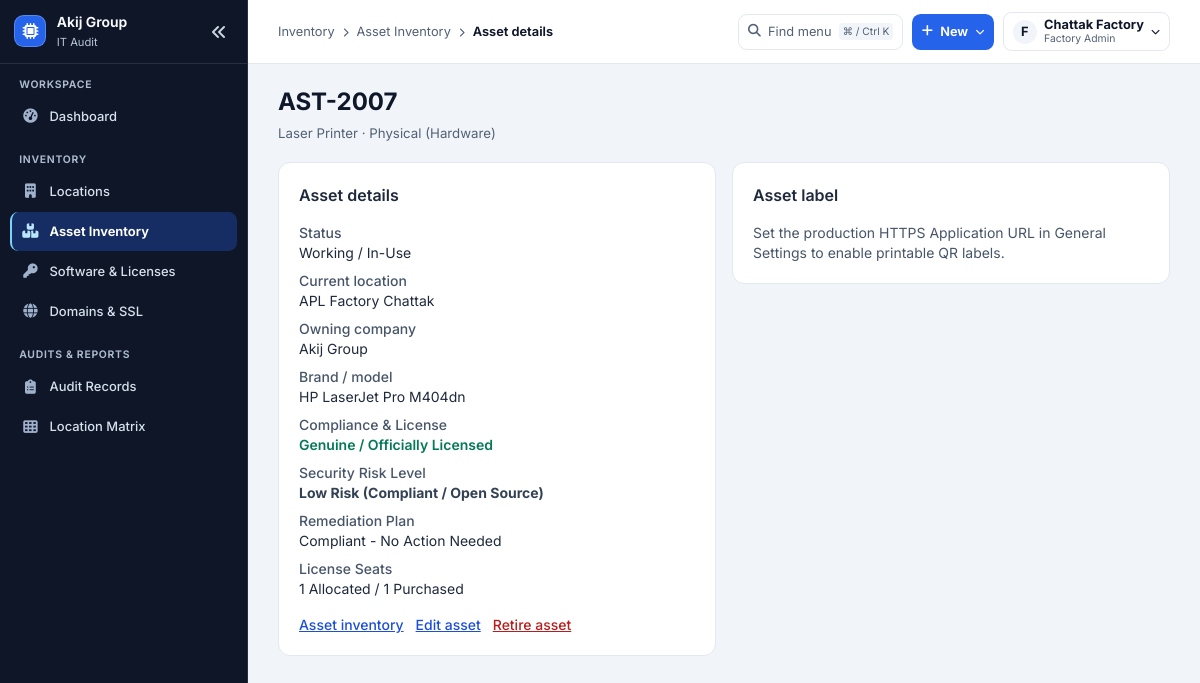
The app's page /assets/14/ (signed in) with its own data.
### apps/locations/models.py (models this page shows, shortened)
class Company(TimeStampedModel):
    name = models.CharField(max_length=150, default="Akij Group")
    short_code = models.CharField(max_length=20, default="AKIJ", unique=True)
    description = models.TextField(blank=True, null=True)
    class Meta:
        verbose_name_plural = "Companies"
        ordering = ['name']

class Location(TimeStampedModel):
    LOCATION_TYPES = (
        ('HEAD_OFFICE', 'Head Office'),
        ('FACTORY', 'Factory'),
        ('WAREHOUSE', 'Warehouse'),
        ('DEPOT', 'Depot'),
        ('BRANCH', 'Branch'),
    )
    DIVISION_CHOICES = (
        ('Dhaka', 'Dhaka'),
        ('Chattogram', 'Chattogram'),
        ('Sylhet', 'Sylhet'),
        ('Rajshahi', 'Rajshahi'),
        ('Khulna', 'Khulna'),
        ('Barishal', 'Barishal'),
        ('Rangpur', 'Rangpur'),
        ('Mymensingh', 'Mymensingh'),
    )
    company = models.ForeignKey(Company, on_delete=models.CASCADE, related_name='locations')
    location_id = models.CharField(max_length=30, unique=True, null=True, blank=True, verbose_name="Location ID", db_index=True)
    name = models.CharField(max_length=150, verbose_name="Location Name")
    code = models.CharField(max_length=50, unique=True, verbose_name="Location Code")
    location_type = models.CharField(max_length=20, choices=LOCATION_TYPES, default='FACTORY', verbose_name="Location Type")
    address = models.TextField(blank=True, null=True, verbose_name="Address")
    city = models.CharField(max_length=100, blank=True, null=True, verbose_name="City")
    division = models.CharField(max_length=50, choices=DIVISION_CHOICES, blank=True, null=True, verbose_name="Division")
    parent_location = models.ForeignKey('self', on_delete=models.SET_NULL, null=True, blank=True, related_name='sub_locations', verbose_name="Parent Location")
    contact_person = models.CharField(max_length=120, blank=True, null=True, verbose_name="Contact Person")
    contact_number = models.CharField(max_length=50, blank=True, null=True, verbose_name="Contact Number")
    description = models.TextField(blank=True, null=True, verbose_name="Description")
    class Meta:
        ordering = ['location_type', 'name']
    @property
    def in_charge_name(self):
        return self.contact_person or ""
    @property
    def in_charge_phone(self):
        return self.contact_number or ""

### apps/devices/models.py (models this page shows, shortened)
class Asset(TimeStampedModel):
    NATURE_CHOICES = (
        ('PHYSICAL', 'Physical (Hardware)'),
        ('LOGICAL', 'Logical / Virtual (Software/License/Cloud)'),
    )
    STATUS_CHOICES = (
        ('IN_USE', 'Working / In-Use'),
        ('BACKUP', 'Backup / Spare'),
        ('FAULTY', 'Faulty / Under Repair'),
        ('SCRAP', 'Damaged / Scrap'),
    )
    asset_nature = models.CharField(
        max_length=20,
        choices=NATURE_CHOICES,
        default='PHYSICAL',
        verbose_name="Asset Nature",
        db_index=True
    )
    asset_tag = models.CharField(max_length=50, unique=True, blank=True, verbose_name="Asset Tag / ID")
    retired_at = models.DateTimeField(null=True, blank=True, db_index=True)
    device_type = models.ForeignKey(DeviceType, on_delete=models.PROTECT, related_name='assets', verbose_name="Device / Asset Type")
    location = models.ForeignKey('locations.Location', on_delete=models.PROTECT, related_name='assets', verbose_name="Location")
    owning_company = models.ForeignKey('locations.Company', on_delete=models.PROTECT, null=True, blank=True, related_name='owned_assets')
    brand = models.CharField(max_length=100, blank=True, null=True, verbose_name="Brand / Manufacturer")
    model_name = models.CharField(max_length=120, blank=True, null=True, verbose_name="Model Name / No")
    serial_number = models.CharField(max_length=120, blank=True, null=True, verbose_name="Serial Number")
    vendor = models.CharField(max_length=120, blank=True, null=True, verbose_name="Vendor / Publisher")
    version = models.CharField(max_length=100, blank=True, null=True, verbose_name="Version / Edition")
    license_key = models.CharField(max_length=255, blank=True, null=True, verbose_name="License Key / Subscription ID")
    host_server = models.CharField(max_length=150, blank=True, null=True, verbose_name="Host Server / Cloud Cluster")
    SOFTWARE_TYPE_CHOICES = (
        ('OPEN_SOURCE', 'Open Source'),
        ('COMMERCIAL', 'Commercial'),
        ('FREEWARE', 'Freeware'),
        ('SUBSCRIPTION', 'Subscription'),
        ('TRIAL', 'Trial / Evaluation'),
        ('CUSTOM', 'Custom / In-house'),
        ('UNKNOWN', 'Unknown'),
    )
    COMPLIANCE_CHOICES = (
        ('LICENSED', 'Licensed'),
        ('UNLICENSED', 'Unlicensed'),
        ('EXPIRED', 'Expired'),
        ('VERIFICATION_PENDING', 'Verification Pending'),
        ('NON_COMPLIANT', 'Non-compliant'),
        ('APPROVED_EXCEPTION', 'Approved Exception'),
        ('CRACKED_PIRATED', 'Cracked / Pirated (Unlicensed - High Risk)'),
        ('GENUINE', 'Genuine / Officially Licensed'),
        ('FREE_OPEN_SOURCE', 'Free / Open Source (Approved)'),
        ('OEM_BUNDLED', 'OEM Bundled / Pre-installed'),
        ('UNLICENSED_EXPIRED', 'Unlicensed / Expired Trial'),
    )
    RISK_LEVEL_CHOICES = (
        ('LOW', 'Low Risk (Compliant / Open Source)'),
        ('MEDIUM', 'Medium Risk (Expired / Non-Critical)'),
        ('HIGH', 'High Risk (Pirated Application / EDR Detection)'),
        ('CRITICAL', 'Critical Risk (Cracked OS / Server / Production Threat)'),
    )
    REMEDIATION_CHOICES = (
        ('COMPLIANT', 'Compliant - No Action Needed'),
        ('PURCHASE_OFFICIAL', 'Procure Official License (Budget Required)'),
        ('REPLACE_WITH_OPEN_SOURCE', 'Replace with Free / Open Source Alternative'),
        ('REMOVE_IMMEDIATELY', 'Remove / Uninstall Immediately (Security Threat)'),
    )
    software_type = models.CharField(
        max_length=30,
        choices=SOFTWARE_TYPE_CHOICES,
        default='COMMERCIAL',
        blank=True,
        verbose_name="Software Type",
        db_index=True
    )
    compliance_status = models.CharField(
        max_length=30,
        choices=COMPLIANCE_CHOICES,
        default='LICENSED',
        verbose_name="License Compliance Status",
        db_index=True
    )
    risk_level = models.CharField(
        max_length=20,
        choices=RISK_LEVEL_CHOICES,
        default='LOW',
        verbose_name="Risk Level",
        db_index=True
    )
    remediation_plan = models.CharField(
        max_length=35,
        choices=REMEDIATION_CHOICES,
        default='COMPLIANT',
        verbose_name="Remediation / Mitigation Plan"
    )
    seats_purchased = models.PositiveIntegerField(default=1, verbose_name="Total Seats / Licenses")
    seats_allocated = models.PositiveIntegerField(default=1, verbose_name="Allocated / Used Seats")
    department = models.CharField(max_length=100, blank=True, null=True, verbose_name="Department")
    assigned_user = models.CharField(max_length=120, blank=True, null=True, verbose_name="Assigned User / Employee")
    status = models.CharField(max_length=20, choices=STATUS_CHOICES, default='IN_USE', verbose_name="Status")
    ip_address = models.GenericIPAddressField(blank=True, null=True, verbose_name="IP Address")
    mac_address = models.CharField(max_length=50, blank=True, null=True, verbose_name="MAC Address")
    condition = models.CharField(max_length=60, blank=True)
    criticality = models.CharField(max_length=60, blank=True)
    ownership_type = models.CharField(max_length=60, blank=True)
    procurement_type = models.CharField(max_length=60, blank=True)
    currency = models.CharField(max_length=3, blank=True)
    purchase_date = models.DateField(blank=True, null=True, verbose_name="Purchase Date")
    warranty_expiry = models.DateField(blank=True, null=True, verbose_name="Warranty Expiry")
    remarks = models.TextField(blank=True, null=True, verbose_name="Remarks / Specifications")
    class Meta:
        ordering = ['location', '-created_at']

class DeviceType(TimeStampedModel):
    category = models.ForeignKey(DeviceCategory, on_delete=models.CASCADE, related_name='devices')
    name = models.CharField(max_length=120)
    tag_category_code = models.CharField(max_length=4, choices=TAG_CATEGORY_CHOICES, blank=True)
    order = models.PositiveIntegerField(default=1)
    is_count_only = models.BooleanField(default=False, help_text="False for individual asset tracking")
    remarks = models.CharField(max_length=255, blank=True, null=True)
    class Meta:
        ordering = ['category__order', 'order', 'name']
        unique_together = ('category', 'name')

### apps/devices/views.py (the view)
# urls.py: path('assets/<int:asset_id>/', asset_detail_view, name='asset_detail'),
@roles_required(*DASHBOARD_ROUTES)
@require_safe
def asset_detail_view(request, asset_id):
    asset = scoped_asset(request, asset_id)
    return render(request, 'devices/asset_detail.html', {
        'asset': asset, 'label_url': asset_label_url(request, asset),
        'status_label': dict(asset_status_choices(request_preferences(request))).get(asset.status, asset.get_status_display()),
    })

### templates/devices/asset_detail.html (shortened to what this page needs)
{% extends 'base.html' %}
{% block header_title %}{{ asset.asset_tag }}{% endblock %}
{% block header_subtitle %}{{ asset.device_type.name }} · {{ asset.get_asset_nature_display }}{% endblock %}
{% block content %}
<div class="grid max-w-4xl items-start gap-4 md:grid-cols-2">
    <section class="no-print space-y-4 rounded-xl border border-slate-200 bg-white p-5">
        <h2 class="text-base font-semibold">Asset details</h2>
        <dl class="space-y-2 text-sm">
            <div><dt class="font-medium text-slate-600">Status</dt><dd>{% if asset.retired_at %}Retired on {{ asset.retired_at|date:portal.date_format }}{% else %}{{ status_label }}{% endif %}</dd></div>
            <div><dt class="font-medium text-slate-600">Current location</dt><dd>{{ asset.location.name }}</dd></div>
            <div><dt class="font-medium text-slate-600">Owning company</dt><dd>{% if asset.owning_company %}{{ asset.owning_company.name }}{% else %}{{ asset.location.company.name }}{% endif %}</dd></div>
            {% if asset.brand or asset.model_name %}<div><dt class="font-medium text-slate-600">Brand / model</dt><dd>{{ asset.brand|default:'' }} {{ asset.model_name|default:'' }}</dd></div>{% endif %}
            <div><dt class="font-medium text-slate-600">Compliance &amp; License</dt><dd class="font-semibold {% if asset.compliance_status == 'CRACKED_PIRATED' %}text-red-700{% elif asset.compliance_status == 'GENUINE' %}text-emerald-700{% else %}text-slate-800{% endif %}">{{ asset.get_compliance_status_display }}</dd></div>
            <div><dt class="font-medium text-slate-600">Security Risk Level</dt><dd><span class="font-bold {% if asset.risk_level in 'HIGH CRITICAL' %}text-red-700{% else %}text-slate-700{% endif %}">{{ asset.get_risk_level_display }}</span></dd></div>
            <div><dt class="font-medium text-slate-600">Remediation Plan</dt><dd>{{ asset.get_remediation_plan_display }}</dd></div>
            <div><dt class="font-medium text-slate-600">License Seats</dt><dd>{{ asset.seats_allocated }} Allocated / {{ asset.seats_purchased }} Purchased</dd></div>
        </dl>
        <div class="flex flex-wrap gap-3 text-sm">
            <a class="font-medium text-blue-700 underline" href="{% url 'asset_list' %}">Asset inventory</a>
            {% if not asset.retired_at %}
            <a class="font-medium text-blue-700 underline" href="{% url 'asset_edit' asset.pk %}">Edit asset</a>
            <a class="font-medium text-red-700 underline" href="{% url 'asset_retire' asset.pk %}">Retire asset</a>
            {% endif %}
        </div>
    </section>
    {% if asset.asset_nature == 'PHYSICAL' %}
    <section class="asset-label-panel rounded-xl border border-slate-200 bg-white p-5">
        <h2 class="no-print mb-4 text-base font-semibold">Asset label</h2>
        {% if label_url %}
        <div id="print-asset-label" class="inline-flex items-center gap-3 border border-slate-200 bg-white p-3 text-black">
            <img src="{% url 'asset_label_qr' asset.pk %}" width="86" height="86" alt="QR code for {{ asset.asset_tag }}">
            <div><p>{{ portal.organization_name }}</p><p class="font-mono font-bold">{{ asset.asset_tag }}</p></div>
        </div>
        <div class="no-print mt-4 flex flex-wrap gap-3 text-sm">
            <button type="button" onclick="window.print()" class="rounded-lg bg-blue-600 px-3 py-2 font-semibold text-white">Print QR label</button>
            <a href="{{ label_url }}" class="px-1 py-2 text-blue-700 underline">Open scan link</a>
        </div>
        {% else %}
        <p class="text-sm text-slate-600">Set the production HTTPS Application URL in General Settings to enable printable QR labels.</p>
        {% endif %}
    </section>
    {% endif %}
</div>
{% endblock %}

### templates/navigation/sidebar.html (shortened to what this page needs)
<aside id="portal-sidebar" class="portal-sidebar no-print" data-collapsed="{{ portal.sidebar_collapsed|yesno:'true,false' }}" data-account="{{ request.user.pk }}">
    <div class="portal-sidebar-heading">
        <a class="portal-identity" href="{% url 'dashboard' %}" title="{{ portal.group_name|default:portal.organization_name }}">
            <span class="portal-identity-logo">
                {% firstof portal.sidebar_logo portal.application_logo portal.group_logo as sidebar_logo %}
                {% if sidebar_logo %}<img src="{{ sidebar_logo }}" alt="">{% else %}<i class="fa-solid fa-microchip" aria-hidden="true"></i>{% endif %}
            </span>
            <span class="portal-identity-copy">
                <strong>{{ portal.group_name|default:portal.organization_name }}</strong>
                <small>{{ portal.application_short_name }}</small>
            </span>
        </a>
        <button type="button" class="portal-icon-button portal-sidebar-collapse" data-sidebar-collapse aria-controls="portal-primary-navigation" aria-expanded="{{ portal.sidebar_collapsed|yesno:'false,true' }}" aria-label="{% if portal.sidebar_collapsed %}Expand sidebar{% else %}Collapse sidebar{% endif %}">
            <i class="fa-solid fa-angles-left" aria-hidden="true"></i>
        </button>
    </div>
    <nav id="portal-primary-navigation" class="portal-primary-navigation" aria-label="Main navigation">
        {% for group in nav_sections %}
        <section class="portal-nav-group" aria-labelledby="portal-nav-group-{{ forloop.counter }}">
            <h2 id="portal-nav-group-{{ forloop.counter }}" class="portal-nav-heading">{{ group.label }}</h2>
            <ul>
                {% for link in group.links %}
                <li><a href="{{ link.url }}" class="portal-nav-link" title="{{ link.label }}" {% if link.current %}aria-current="{{ link.current }}"{% endif %}>
                    <i class="fa-solid {{ link.icon }}" aria-hidden="true"></i>
                    <span class="portal-nav-label">{{ link.label }}</span>
                </a></li>
                {% endfor %}
            </ul>
        </section>
        {% endfor %}
    </nav>
</aside>

### templates/navigation/actions.html (shortened to what this page needs)
<div class="portal-toolbar-actions">
    {% if nav_sections %}
    <button type="button" class="portal-quick-button" data-open-command aria-label="Find in navigation" aria-keyshortcuts="Control+k Meta+k">
        <i class="fa-solid fa-magnifying-glass" aria-hidden="true"></i>
        <span>Find menu</span><kbd>⌘ / Ctrl K</kbd>
    </button>
    <details class="portal-popover">
        <summary class="portal-create-button"><i class="fa-solid fa-plus" aria-hidden="true"></i><span>New</span><i class="fa-solid fa-chevron-down portal-chevron" aria-hidden="true"></i></summary>
    </details>
    {% endif %}
    {% if request.user.is_authenticated %}
    <details class="portal-popover">
        <summary class="portal-account-button" aria-label="Account menu">
            <span class="portal-avatar" aria-hidden="true">{{ request.user.username|slice:':1'|upper }}</span>
            <span class="portal-account-label"><strong>{{ request.user.get_short_name|default:request.user.username }}</strong><small>{{ administration_role|default:'User' }}</small></span>
            <i class="fa-solid fa-chevron-down portal-chevron" aria-hidden="true"></i>
        </summary>
    </details>
    {% endif %}
</div>

### records on screen
Company: group_name "Akij Group"
Asset: asset_tag "AST-2007", device_type.name "Laser Printer", asset_nature "Physical (Hardware)", location.name "APL Factory Chattak", owning_company.name "Akij Group", brand "HP", model_name "LaserJet Pro M404dn", compliance_status "Genuine / Officially Licensed", risk_level "Low Risk (Compliant / Open Source)", remediation_plan "Compliant - No Action Needed", seats_allocated "1", seats_purchased "1"

### other values on screen
{{ portal.application_short_name }} "IT Audit"
{{ group.label }} "WORKSPACE" "INVENTORY" "AUDITS & REPORTS"
{{ link.label }} "Dashboard" "Locations" "Asset Inventory" "Software & Licenses" "Domains & SSL" "Audit Records" "Location Matrix"
{{ nav_current.group }} "Inventory"
{{ nav_current.label }} "Asset Inventory"
{{ nav_current.subpage }} "Asset details"
{{ request.user.username|slice:':1'|upper }} "F"
{{ request.user.get_short_name|default:request.user.username }} "Chattak Factory"
{{ administration_role|default:'User' }} "Factory Admin"
{{ status_label }} "Working / In-Use"
